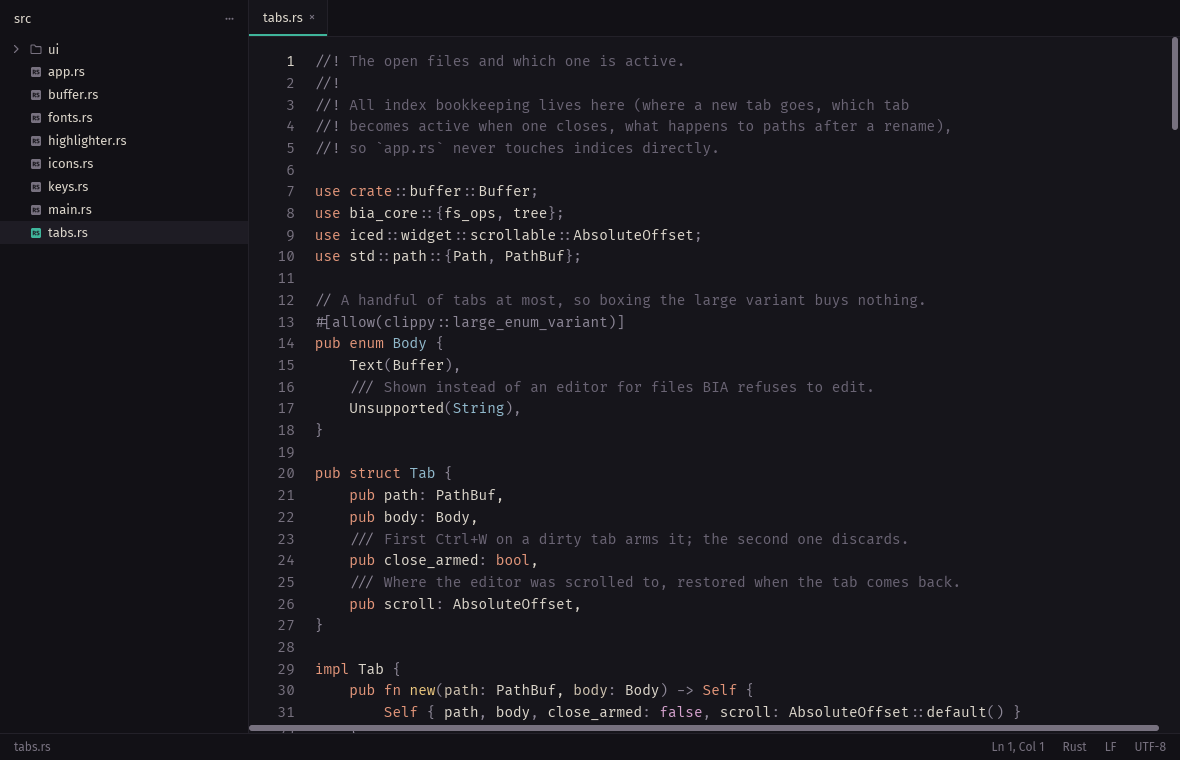
#> input picture docs/screenshot.png, 1180 x 760 px
$ python make_social_preview.py
#> lines starting #> are read from the running program, lines starting #| are printed output that depends on the picture
"""Generates the card shown when someone shares a link to BIA.

Writes, at 1280x640 (GitHub's size, which also works as an og:image):

  docs/social-preview.png          English, for the repository's Settings,
                                   under "Social preview" (uploaded by hand)
  site/static/img/social-en.png    English, for the website
  site/static/img/social-pt-br.png Brazilian Portuguese, for the website

The card is read as a small thumbnail (about 500px wide in most chat apps), so
it holds the logo, one line set large and the editor itself, cropped, with
everything that matters at least 80px from the edges. The screenshot is
docs/screenshot.png. Needs Pillow and ImageMagick 7 (`magick`, for the logo).

    python3 tools/make_social_preview.py
"""

import subprocess
import tempfile
from pathlib import Path

from PIL import Image, ImageDraw, ImageFont

ROOT = Path(__file__).resolve().parent.parent
W, H = 1280, 640
MARGIN = 80

# Colors from the Noite theme (assets/themes/noite.json) and the logo.
PANEL = "#121116"
INK = "#ece6da"
GREEN = "#3fb59b"

LINES = {
    "en": ["A happy", "minimalist editor."],
    "pt-br": ["Um editor", "minimalista feliz."],
}
OUTPUTS = {
    "en": [ROOT / "docs" / "social-preview.png", ROOT / "site" / "static" / "img" / "social-en.png"],
    "pt-br": [ROOT / "site" / "static" / "img" / "social-pt-br.png"],
}

# Where the window sits inside docs/screenshot.png, as fractions of its size
# (the rest is the macOS shadow).
WINDOW_X, WINDOW_Y = 112 / 2584, 76 / 1808


def logo(width):
    template = (ROOT / "assets" / "icons" / "logo-template.svg").read_text()
    svg = template.replace("{INK}", INK).replace("{BIRD}", GREEN)
    with tempfile.TemporaryDirectory() as tmp:
        src, out = Path(tmp) / "logo.svg", Path(tmp) / "logo.png"
        src.write_text(svg)
        subprocess.run(
            ["magick", "-background", "none", "-density", "600", str(src), "-resize", f"{width}x", str(out)],
            check=True,
        )
        return Image.open(out).convert("RGBA")


def card(lines):
    canvas = Image.new("RGBA", (W, H), PANEL)
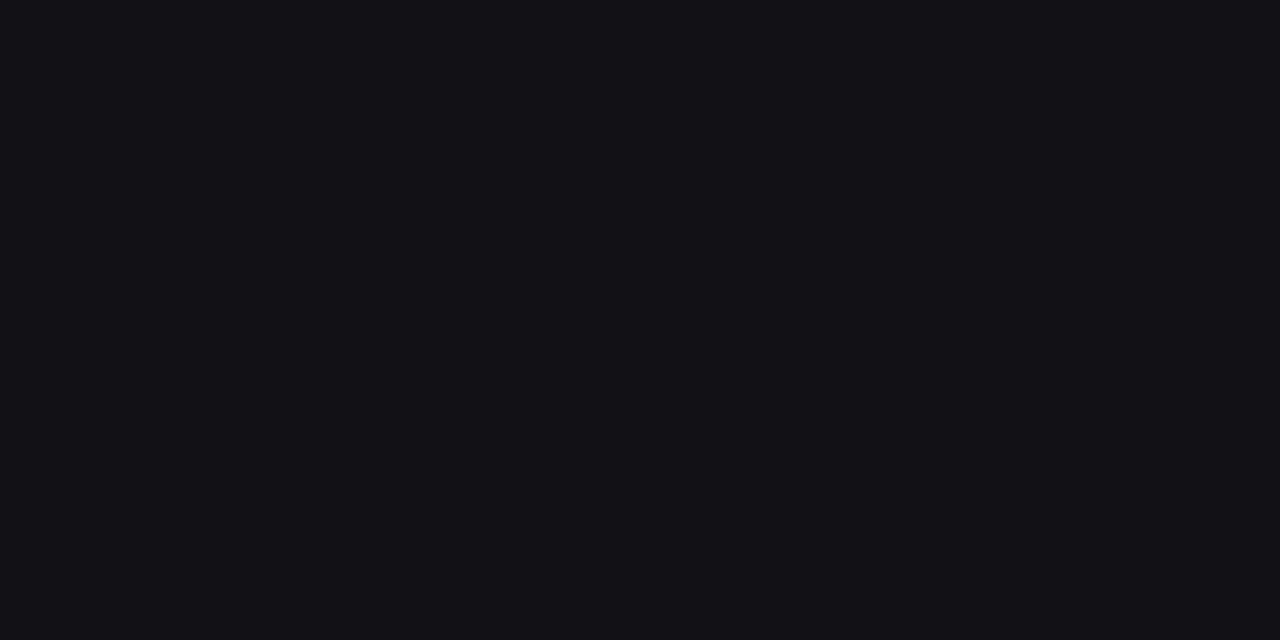
#> canvas: PIL image 1280x640 RGBA; mean R, G, B, A 18, 17, 22, 255

    # The editor, large, running off the right and bottom edges.
    shot = Image.open(ROOT / "docs" / "screenshot.png").convert("RGBA")
    scale = 1150 / shot.width
#> scale = 0.975
    shot = shot.resize((round(shot.width * scale), round(shot.height * scale)), Image.LANCZOS)
#> shot: PIL image 1150x741 RGBA
    left, top = 610, 150
    canvas.alpha_composite(shot, (left - round(shot.width * WINDOW_X), top - round(shot.height * WINDOW_Y)))
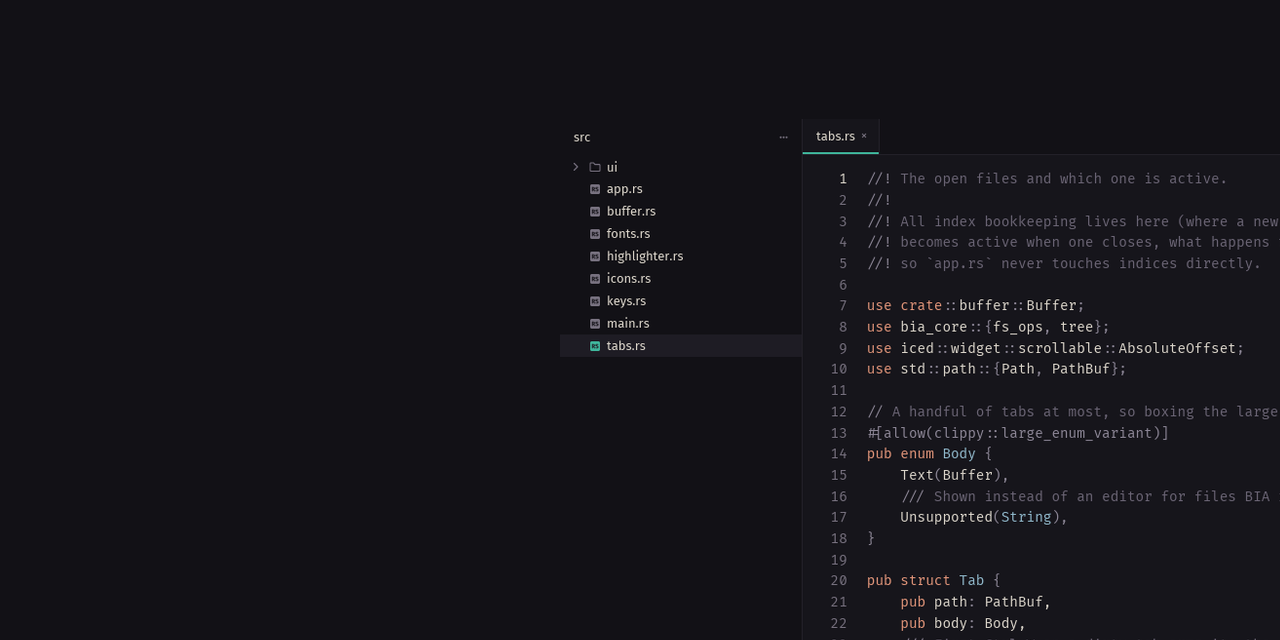
#> canvas: PIL image 1280x640 RGBA; mean R, G, B, A 21.3, 20.2, 25.4, 255

    canvas.alpha_composite(logo(250), (MARGIN, 150))

    font = ImageFont.truetype(str(ROOT / "tools" / "fonts" / "FiraSans-Light.ttf"), 58)
    draw = ImageDraw.Draw(canvas)
    y = 330
    for line in lines:
        draw.text((MARGIN - 3, y), line, font=font, fill=INK)
        y += 70
    return canvas.convert("RGB")


def main():
    for lang, lines in LINES.items():
        image = card(lines)
        for out in OUTPUTS[lang]:
            image.save(out, optimize=True)
            print(f"Wrote {out.relative_to(ROOT)}")


if __name__ == "__main__":
#> (the run stopped early here; a loop or call above may not have finished)
